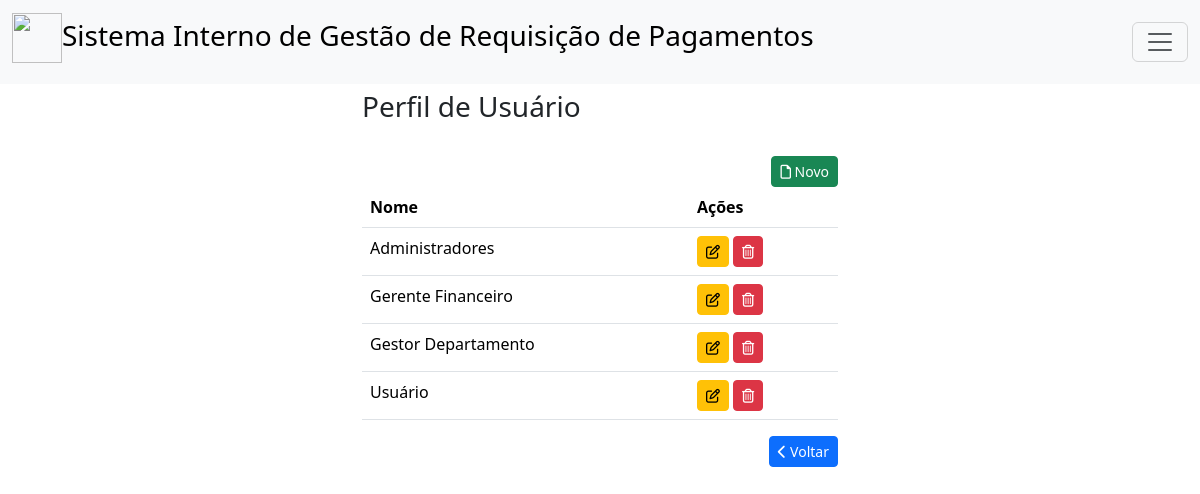
Page /perfilusuario.php on the committed database.
### tables this page shows
CREATE TABLE IF NOT EXISTS `perfilusuario` (
  `idPerfilUsuario` int NOT NULL AUTO_INCREMENT,
  `nome` varchar(45) DEFAULT NULL,
  PRIMARY KEY (`idPerfilUsuario`)
);

### perfilusuario.php (the view, shortened to what this page needs)
<!DOCTYPE html>
<html>
    <head>
        <link href="https://cdn.jsdelivr.net/npm/bootstrap@5.3.3/dist/css/bootstrap.min.css" rel="stylesheet">
    </head>
    <body>
    <nav class="navbar bg-body-tertiary fixed-top">
    <div class="container-fluid">
    <a class="navbar-brand" href="#"><h3><img src="img/logo2.png" width="50px" height="50px">Sistema Interno de Gestão de Requisição de Pagamentos</h3></a>
    <button class="navbar-toggler" type="button" data-bs-toggle="offcanvas" data-bs-target="#offcanvasNavbar" aria-controls="offcanvasNavbar" aria-label="Toggle navigation">
        <span class="navbar-toggler-icon"></span>
    </button>
    </div>
    </nav>
    <div class="container" style="margin-top: 90px; width: 500px;">
        <h3>Perfil de Usuário</h3>
        <br>
        <div style="text-align: right;">
            <a class="btn btn-sm btn-success" href="adicionar_perfilusuario.php" role="button"><i class="fa-regular fa-file"></i>&nbsp;Novo</a>
        </div>
        <table class="table table-hover">
            <thead>
                <tr>
                <th scope="col">Nome</th>
                <th scope="col">Ações</th>
                </tr>
            </thead>
            <tbody>
                    <?php
                        include 'conexao.php';
                        $sql = "SELECT * FROM perfilusuario ORDER BY nome";
                        $buscar = mysqli_query($conexao, $sql);
                        while ($array = mysqli_fetch_array($buscar)) {
                            $idPerfilUsuario = $array['idPerfilUsuario'];
                            $nome = $array['nome'];
                    ?>
                <tr>
                    <td><?php echo $nome ?></td>
                    <td><a class="btn btn-warning btn-sm" href="editar_perfilusuario.php?id=<?php echo $idPerfilUsuario ?>" role="button" data-toggle="tooltip" data-placement="top" title="Editar"><i class="fa-regular fa-pen-to-square"></i></a>
                        <a class="btn btn-danger btn-sm" href="deletar_perfilusuario.php?id=<?php echo $idPerfilUsuario ?>" role="button" data-toggle="tooltip" data-placement="top" title="Apagar"><i class="fa-regular fa-trash-can"></i></a></td>
            <?php } ?>
                </tr>
            </tbody>
            </table>
        <div style="text-align: right;">
            <a href="menu.php" role="button" class="btn btn-sm btn-primary"><i class="fa-solid fa-chevron-left"></i>&nbsp;Voltar</a>
        </div>
    </div>
    </body>
</html>

### rows in the picture
perfilusuario: nome "Administradores"
perfilusuario: nome "Gerente Financeiro"
perfilusuario: nome "Gestor Departamento"
perfilusuario: nome "Usuário"
